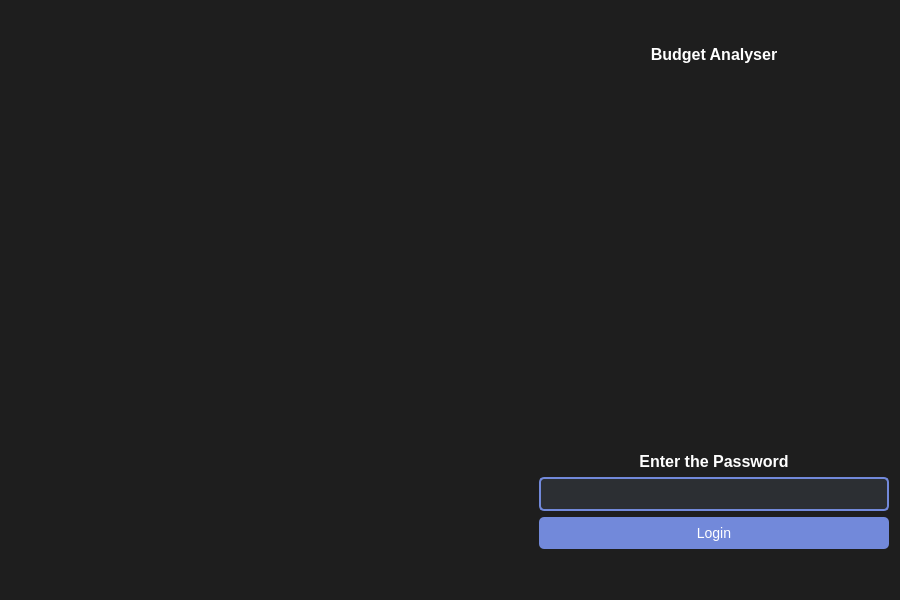
<?xml version="1.0" encoding="UTF-8"?>
<ui version="4.0">
 <class>Widget</class>
 <widget class="QWidget" name="Widget">
  <property name="geometry">
   <rect>
    <x>0</x>
    <y>0</y>
    <width>900</width>
    <height>600</height>
   </rect>
  </property>
  <property name="maximumSize">
   <size>
    <width>900</width>
    <height>600</height>
   </size>
  </property>
  <property name="windowTitle">
   <string>Form</string>
  </property>
  <property name="styleSheet">
   <string notr="true">/* Main Window */
QWidget {
    background-color: #1E1E1E;  /* Dark Background */
    color: #FFFFFF;
    font-family: Arial, sans-serif;
    font-size: 14px;
}

/* Labels */
QLabel {
    font-size: 16px;
    font-weight: bold;
    color: #FFFFFF;
}

/* Line Edit (Username &amp; Password Fields) */
QLineEdit {
    background-color: #2C2F33;
    border: 2px solid #7289DA;
    border-radius: 5px;
    padding: 6px;
    color: white;
    font-size: 14px;
}

QLineEdit:focus {
    border: 2px solid #99AAB5;
}

/* Login Button */
QPushButton {
    background-color: #7289DA;
    border: none;
    border-radius: 5px;
    padding: 8px;
    color: white;
    font-size: 14px;
}

QPushButton:hover {
    background-color: #5A6DAA;
}

QPushButton:pressed {
    background-color: #4A5A9A;
}

#label_4, #label {
    border: none;
    border-radius: 10px;
    box-shadow: 0px 0px 10px rgba(114, 137, 218, 0.5);
}
</string>
  </property>
  <layout class="QHBoxLayout" name="horizontalLayout">
   <item>
    <widget class="QLabel" name="central_image">
     <property name="maximumSize">
      <size>
       <width>550</width>
       <height>600</height>
      </size>
     </property>
     <property name="text">
      <string/>
     </property>
     <property name="pixmap">
      <pixmap resource="resources.qrc">:/images/resources/bugdet_laptop_no_bg.png</pixmap>
     </property>
     <property name="scaledContents">
      <bool>true</bool>
     </property>
     <property name="alignment">
      <set>Qt::AlignmentFlag::AlignCenter</set>
     </property>
    </widget>
   </item>
   <item>
    <layout class="QVBoxLayout" name="verticalLayout" stretch="1,4,0,1,1,0">
     <item>
      <widget class="QLabel" name="label_2">
       <property name="maximumSize">
        <size>
         <width>450</width>
         <height>16777215</height>
        </size>
       </property>
       <property name="text">
        <string>Budget Analyser</string>
       </property>
       <property name="alignment">
        <set>Qt::AlignmentFlag::AlignCenter</set>
       </property>
      </widget>
     </item>
     <item>
      <widget class="QLabel" name="dollar_coin">
       <property name="maximumSize">
        <size>
         <width>350</width>
         <height>350</height>
        </size>
       </property>
       <property name="text">
        <string/>
       </property>
       <property name="pixmap">
        <pixmap resource="resources.qrc">:/images/resources/dollar_coin.png</pixmap>
       </property>
       <property name="scaledContents">
        <bool>true</bool>
       </property>
       <property name="alignment">
        <set>Qt::AlignmentFlag::AlignCenter</set>
       </property>
      </widget>
     </item>
     <item>
      <widget class="QLabel" name="label_3">
       <property name="maximumSize">
        <size>
         <width>350</width>
         <height>16777215</height>
        </size>
       </property>
       <property name="text">
        <string>Enter the Password</string>
       </property>
       <property name="alignment">
        <set>Qt::AlignmentFlag::AlignCenter</set>
       </property>
      </widget>
     </item>
     <item>
      <widget class="QLineEdit" name="entered_password">
       <property name="maximumSize">
        <size>
         <width>350</width>
         <height>16777215</height>
        </size>
       </property>
      </widget>
     </item>
     <item>
      <widget class="QPushButton" name="login_buttons">
       <property name="maximumSize">
        <size>
         <width>350</width>
         <height>16777215</height>
        </size>
       </property>
       <property name="text">
        <string>Login</string>
       </property>
      </widget>
     </item>
     <item>
      <spacer name="verticalSpacer">
       <property name="orientation">
        <enum>Qt::Orientation::Vertical</enum>
       </property>
       <property name="sizeHint" stdset="0">
        <size>
         <width>20</width>
         <height>40</height>
        </size>
       </property>
      </spacer>
     </item>
    </layout>
   </item>
  </layout>
 </widget>
 <resources>
  <include location="resources.qrc"/>
 </resources>
 <connections/>
</ui>
